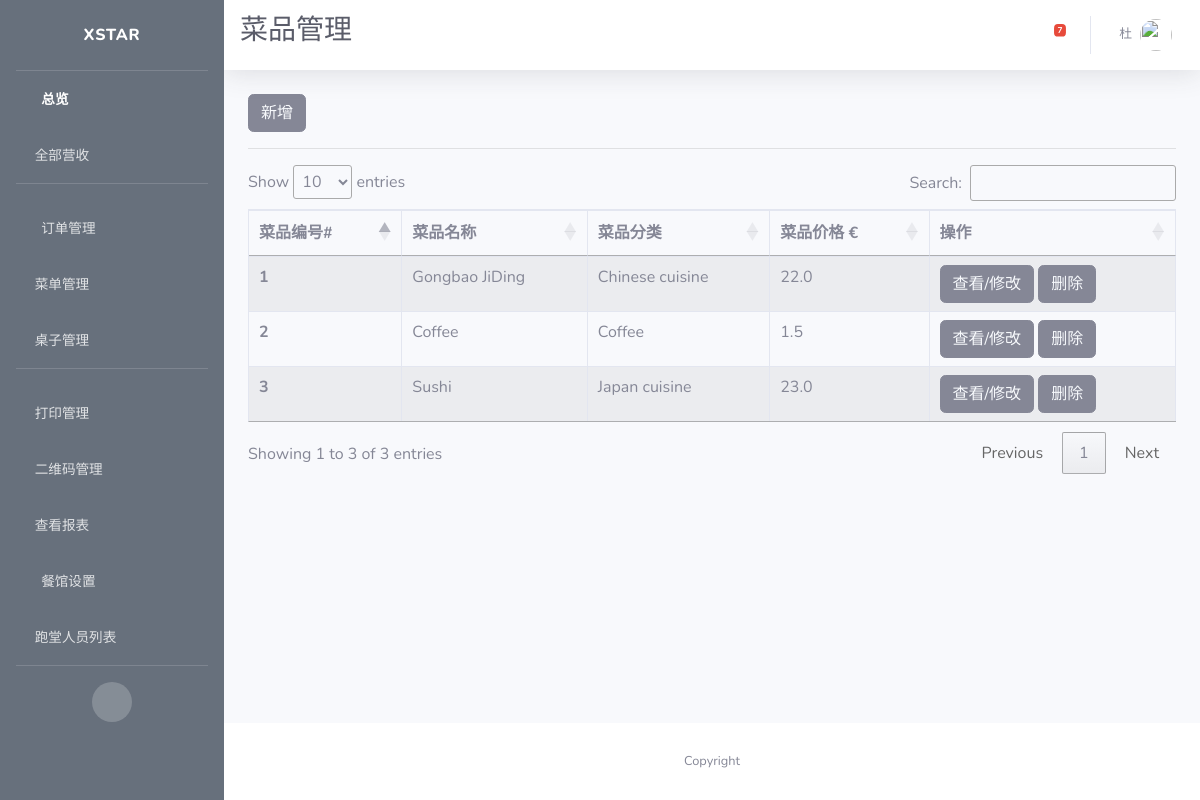
The app's page /alldishes (signed in), older data.
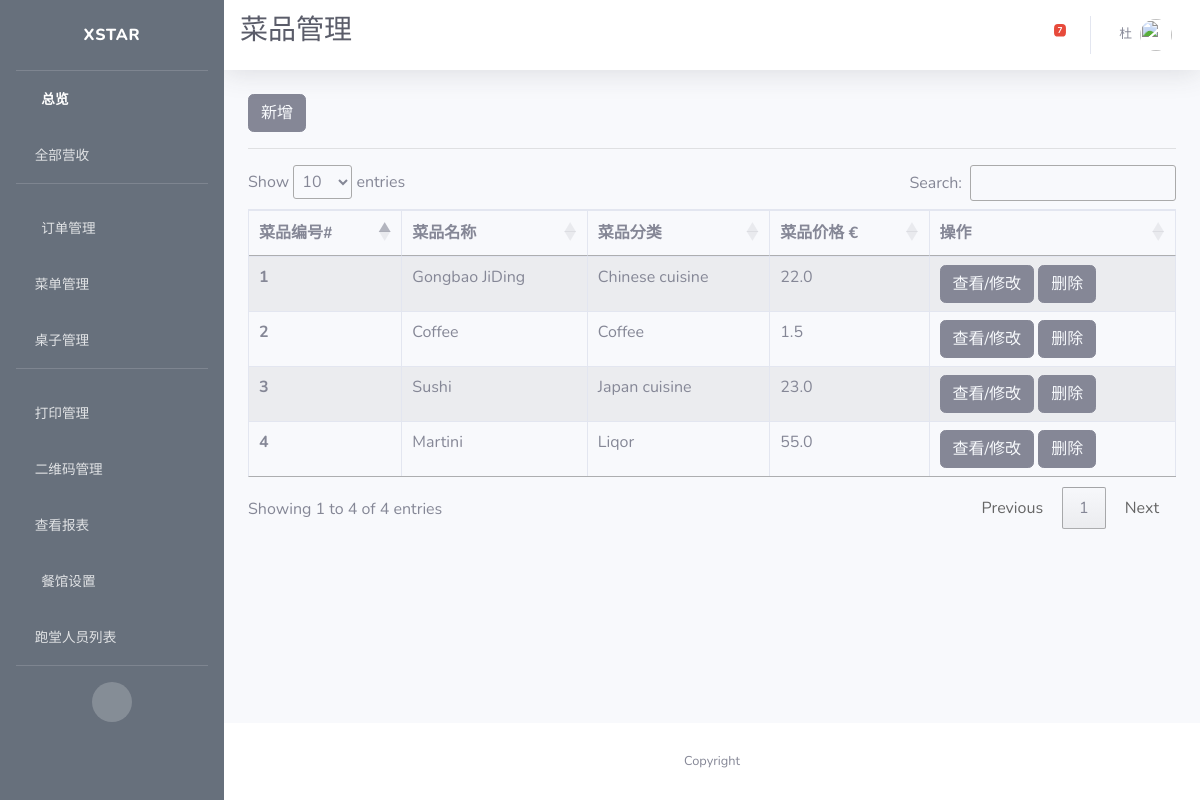
The same page, newer data.
### app/models.py (models this page shows, shortened)
class Food(db.Model):
    id = db.Column(db.Integer, primary_key=True, index=True, unique=True)
    name = db.Column(db.String(100), unique=False, nullable=False)
    category = db.Column(db.String(100), unique=False, nullable=False)
    class_name = db.Column(db.String(100))
    description = db.Column(db.String(200), unique=False, nullable=False)
    price_gross = db.Column(db.Float(2), nullable=False)
    price_net_out = db.Column(db.Float(2), nullable=False)
    price_net_in = db.Column(db.Float(2), nullable=False)
    eat_manner = db.Column(db.String(100))
    image = db.Column(db.String(100), nullable=False)
    container = db.Column(db.String(300))

### app/routes.py (the view)
@app.route('/alldishes')
@login_required
def all_dishes():
    dishes = Food.query.all()
    return render_template('alldishes.html', dishes=dishes)

### app/models.py (called while the page is built)
@login.user_loader
def load_user(id):
    return User.query.get(int(id))

### app/templates/alldishes.html (shortened to what this page needs)
{% extends 'base.html' %}
{% block css %}
<link rel="stylesheet" type="text/css" href="https://cdn.datatables.net/1.10.19/css/jquery.dataTables.css">
<link rel="stylesheet" type="text/css" href="https://cdnjs.cloudflare.com/ajax/libs/twitter-bootstrap/4.1.3/css/bootstrap.css">
<link rel="stylesheet" type="text/css" href="https://cdn.datatables.net/1.10.19/css/dataTables.bootstrap4.min.css">
{% endblock %}
{% block title %}
<h1 class="h3 mb-2 text-gray-800">菜品管理</h1>
<br>
{% endblock %}
{% block content %}
<button type="button" class="btn btn-secondary">
  <a href={{ url_for('add_dish') }} style="color: rgb(247, 249, 252)">
    新增
  </a>
</button>
<hr>
<div class="row">
    <div class="col-sm-12">
        <table id="example" class="table table-striped table-bordered">
      <thead>
        <tr>
          <th scope="col">菜品编号#</th>
          <th scope="col">菜品名称</th>
          <th scope="col">菜品分类</th>
          <th scope="col">菜品价格 €</th>
          <th scope="col">操作</th>
        </tr>
      </thead>
      <tbody>
      {% for dish in dishes %}
        <tr>
          <th scope="row">{{ dish.id }}</th>
          <td>{{ dish.name }}</td>
          <td>{{ dish.category }}</td>
          <td>{{ dish.price_gross }}</td>
          <td>
            <span>
              <button type="button" class="btn btn-secondary">
                <a href="{{ url_for('edit_dish', dish_id=dish.id) }}" style="color: rgb(247, 249, 252)">
                  查看/修改
                </a>
              </button>
            </span>
            <span>
              <button type="button" class="btn btn-secondary">
                <a href="{{ url_for('remove_dish', dish_id=dish.id) }}" style="color: rgb(247, 249, 252)">
                  删除
                </a>
              </button>
            </span>
          </td>
        </tr>
      {% endfor %}
      </tbody>
    </table>
    </div>
</div>
{% endblock %}

Row changes from the older to the newer data that the page shows:
added Food: id "4", name "Martini", category "Liqor", price_gross "55.0"
Text that changed along with them:
text written by a page script: "Show entries Search: Showing 1 to 3 of 3 entries Previous 1 Next" → "Show entries Search: Showing 1 to 4 of 4 entries Previous 1 Next"
